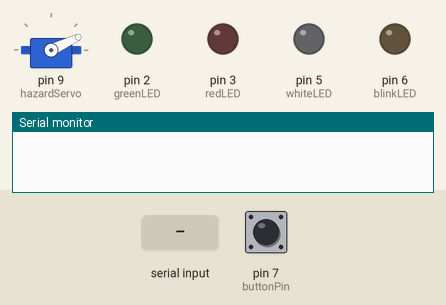
Recording of a sketch running on a simulated Arduino Uno, built with avr-gcc and run on an emulated ATmega328P. Shown: servo, output pins drawn as LEDs (lit = HIGH), the last lines printed to the serial monitor. Inputs (shaded band) come from the test bench; at power-on: pin 7 (buttonPin) HIGH.

Above: at 1.2 s.
1.3 s: pin 7 (buttonPin) pulled LOW for 3.2 s
At 5.1 s:
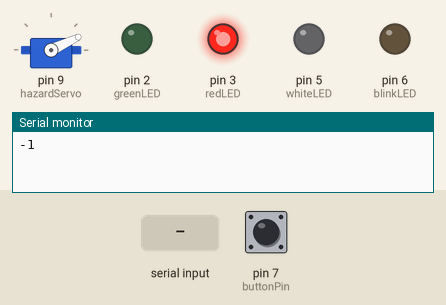
6.0 s: "3\n" received over Serial
At 6.4 s:
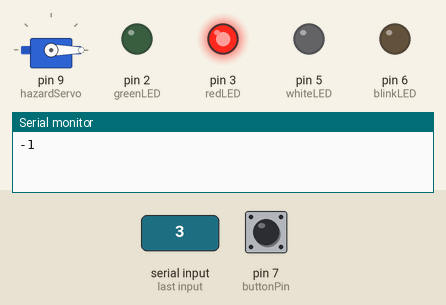
7.5 s: pin 7 (buttonPin) pulled LOW for 0.15 s
At 8.7 s:
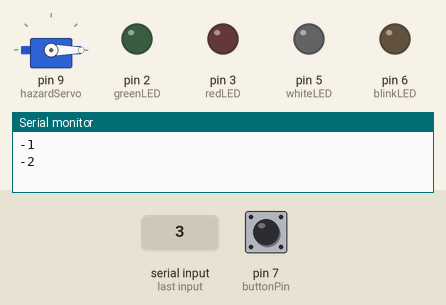
9.1 s: "1\n" received over Serial
At 10.0 s:
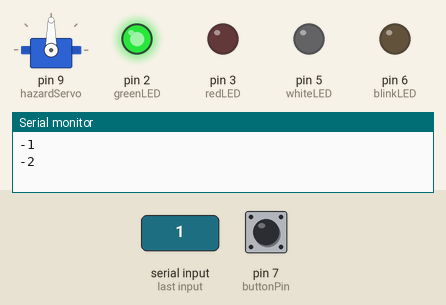
10.6 s: "2\n" received over Serial
At 11.1 s:
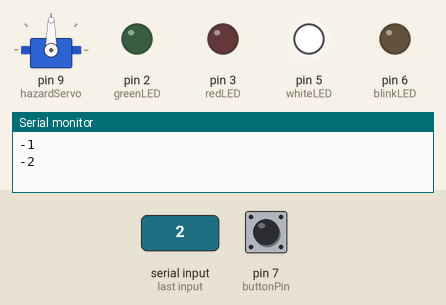
12.1 s: pin 7 (buttonPin) pulled LOW for 3.2 s
At 15.7 s:
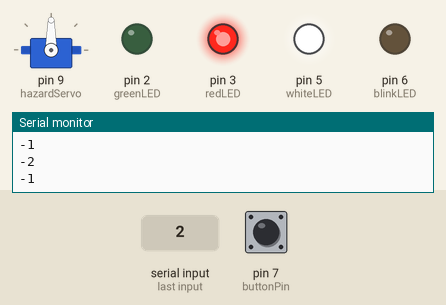
Timing chart, 0 to 17.2 s (numbered marks = the images above; inputs shaded):
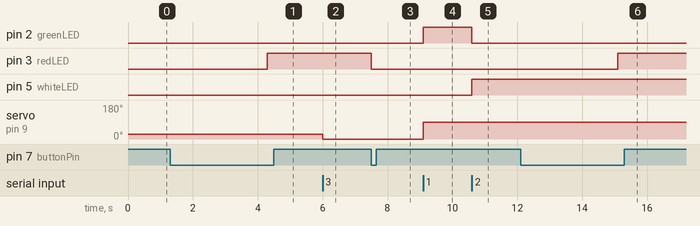

The sketch:

ecuu.ino
```cpp
#include <Servo.h>

Servo hazardServo;

int currentState = 1;         // Default state (safe)
int lastServoPosition = 25;   // Default servo position

// Define LED pins
const int greenLED = 2;
const int whiteLED = 5;
const int redLED = 3;
const int blinkLED = 6;

// Push button setup
const int buttonPin = 7; // Push button on D7
const int ledPin = 3;    // LED to glow when button pressed (blinkLED)

unsigned long buttonPressTime = 0;
bool buttonPressed = false;
bool sosActivated = false;  // Flag to track SOS activation
bool buttonClickedRapidly = false;
unsigned long lastButtonClickTime = 0;

void setup() {
  Serial.begin(9600);
  hazardServo.attach(9);
  hazardServo.write(lastServoPosition);

  pinMode(greenLED, OUTPUT);
  pinMode(whiteLED, OUTPUT);
  pinMode(redLED, OUTPUT);
  pinMode(blinkLED, OUTPUT);
  pinMode(buttonPin, INPUT_PULLUP); // Use internal pull-up resistor
  pinMode(ledPin, OUTPUT);          // LED pin for SOS indication
}

void loop() {
  // Read button state
  bool buttonState = (digitalRead(buttonPin) == LOW); // True when pressed

  if (buttonState && !buttonPressed) {
    // Button just pressed
    buttonPressTime = millis(); // Start counting time
    buttonPressed = true;
  }

  // Check if the button was pressed for 3 seconds
  if (buttonPressed && (millis() - buttonPressTime >= 3000) && !sosActivated) {
    digitalWrite(ledPin, HIGH); // Turn ON the LED (SOS activated)
    sosActivated = true;        // Set SOS flag
    Serial.println(-1);         // Send -1 to Python for SOS Activated
  }

  // Handle rapid double-click for deactivating SOS
  if (buttonState && !buttonClickedRapidly) {
    if (millis() - lastButtonClickTime < 500) {
      // Button pressed again within 500ms (rapid click)
      if (sosActivated) {
        sosActivated = false;
        digitalWrite(ledPin, LOW);  // Turn OFF LED (SOS deactivated)
        Serial.println(-2);         // Send -2 to Python for SOS Deactivated
      }
      buttonClickedRapidly = true;
    }
    lastButtonClickTime = millis();
  }

  if (!buttonState) {
    buttonClickedRapidly = false; // Reset on button release
    buttonPressed = false;        // Reset button press detection
  }

  // Check Serial for state change (other commands from Python)
  if (Serial.available() > 0) {
    String input = Serial.readStringUntil('\n');
    int received = input.toInt();

    if (received != currentState) {
      currentState = received;

      if (currentState == 3) {
        hazardServo.write(0);
        lastServoPosition = 0;

        digitalWrite(redLED, HIGH);
        digitalWrite(greenLED, LOW);
        digitalWrite(whiteLED, LOW);
      }
      else if (currentState == 1) {
        hazardServo.write(90);
        lastServoPosition = 90;

        digitalWrite(greenLED, HIGH);
        digitalWrite(whiteLED, LOW);
        digitalWrite(redLED, LOW);
      }
      else if (currentState == 2) {
        hazardServo.write(90);
        lastServoPosition = 90;

        digitalWrite(whiteLED, HIGH);
        digitalWrite(greenLED, LOW);
        digitalWrite(redLED, LOW);
      }
    }
  }
}
```

Measured:
- after the input at 1.3 s, pin 3 (redLED): LOW → HIGH after 3.0 s
- after the input at 6.0 s, servo on pin 9 (hazardServo): 25° → 0° at once
- after the input at 7.5 s, pin 3 (redLED): HIGH → LOW at once
- after the input at 9.1 s, pin 2 (greenLED): LOW → HIGH at once; servo on pin 9 (hazardServo): 0° → 90° at once
- after the input at 10.6 s, pin 2 (greenLED): HIGH → LOW at once; pin 5 (whiteLED): LOW → HIGH at once
- after the input at 12.1 s, pin 3 (redLED): LOW → HIGH after 3.0 s
